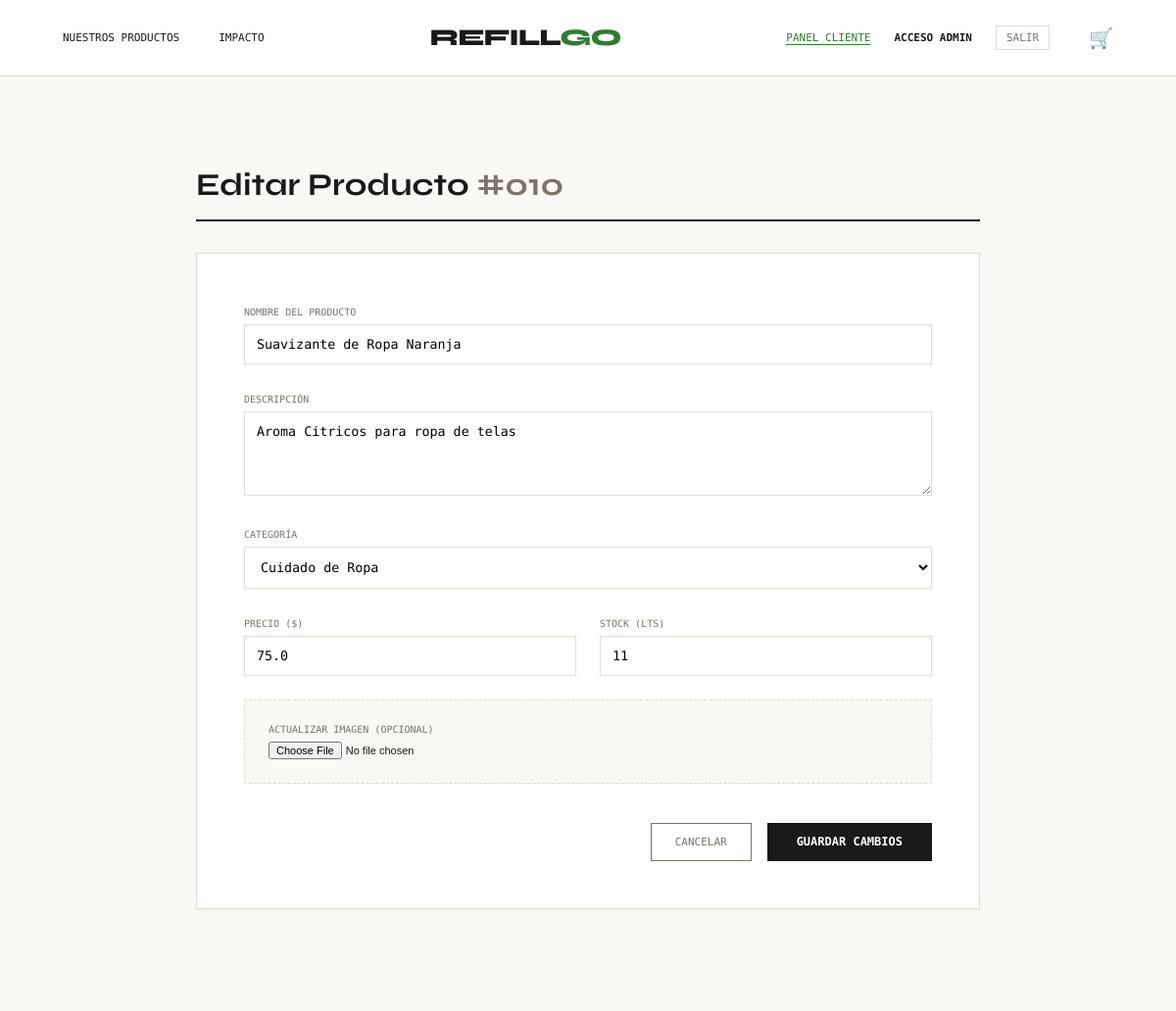
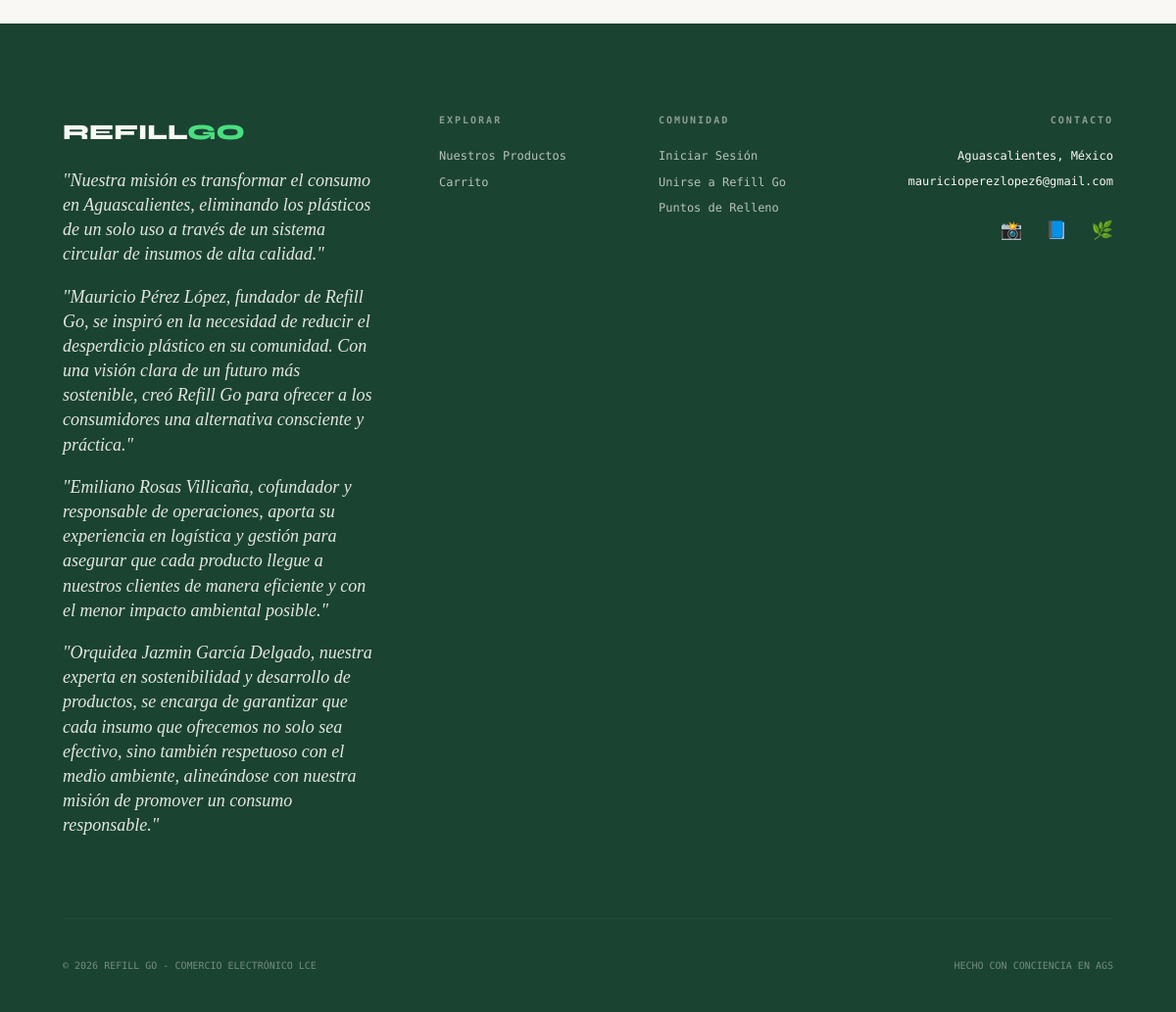
Page /editar/10 (signed in) on the committed database (2 pictures, top to bottom).
### tables this page shows
CREATE TABLE productos (
                    id INTEGER PRIMARY KEY AUTOINCREMENT,
                    nombre TEXT NOT NULL, descripcion TEXT NOT NULL,
                    precio REAL NOT NULL, stock INTEGER NOT NULL, 
                    imagen TEXT, categoria TEXT NOT NULL);

### tienda_refillgo/app.py (the view, shortened to what this page needs)
@app.route('/editar/<int:id>', methods=['GET', 'POST'])
def editar(id):
    if 'usuario_id' not in session:
        return redirect(url_for('login'))
    conn = get_db_connection()
    producto = conn.execute('SELECT * FROM productos WHERE id = ?', (id,)).fetchone()
    conn.close()
    return render_template('editar.html', p=producto)

### tienda_refillgo/app.py (called while the page is built)
def get_db_connection():
    basedir = os.path.abspath(os.path.dirname(__file__))
    db_path = os.path.join(basedir, 'tienda_v2.sqlite3')
    conn = sqlite3.connect(db_path)
    conn.row_factory = sqlite3.Row
    return conn

### tienda_refillgo/templates/editar.html (shortened to what this page needs)
{% extends "base.html" %}
{% block content %}
<div style="padding: 4rem 2rem; max-width: 800px; margin: 0 auto; font-family: 'DM Mono', monospace; min-height: 60vh;">
    <h2 class="syne" style="font-size: 32px; color: var(--ink); margin-bottom: 2rem; border-bottom: 2px solid var(--ink); padding-bottom: 1rem;">Editar Producto <span style="color: var(--warm-mid);">#0{{ p.id }}</span></h2>
    <div style="background: white; padding: 3rem; border: 1px solid var(--cream); box-shadow: 0 4px 6px rgba(0,0,0,0.02);">
        <form method="POST" enctype="multipart/form-data" style="display: flex; flex-direction: column; gap: 1.5rem;">
            <div>
                <label style="font-size: 10px; text-transform: uppercase; color: var(--warm-mid);">Nombre del Producto</label>
                <input type="text" name="nombre" value="{{ p.nombre }}" required style="width: 100%; box-sizing: border-box; padding: 12px; border: 1px solid var(--cream); font-family: 'DM Mono', monospace; margin-top: 5px;">
            </div>
            <div>
                <label style="font-size: 10px; text-transform: uppercase; color: var(--warm-mid);">Descripción</label>
                <textarea name="descripcion" rows="4" required style="width: 100%; box-sizing: border-box; padding: 12px; border: 1px solid var(--cream); font-family: 'DM Mono', monospace; margin-top: 5px; resize: vertical;">{{ p.descripcion }}</textarea>
            </div>
            <div>
                <label style="font-size: 10px; text-transform: uppercase; color: var(--warm-mid);">Categoría</label>
                <select name="categoria" required style="width: 100%; box-sizing: border-box; padding: 12px; border: 1px solid var(--cream); font-family: 'DM Mono', monospace; margin-top: 5px; background: white;">
                    <option value="ropa" {% if p.categoria == 'ropa' %}selected{% endif %}>Cuidado de Ropa</option>
                </select>
            </div>
            <div style="display: grid; grid-template-columns: 1fr 1fr; gap: 1.5rem;">
                <div>
                    <label style="font-size: 10px; text-transform: uppercase; color: var(--warm-mid);">Precio ($)</label>
                    <input type="number" name="precio" value="{{ p.precio }}" step="0.01" required style="width: 100%; box-sizing: border-box; padding: 12px; border: 1px solid var(--cream); font-family: 'DM Mono', monospace; margin-top: 5px;">
                </div>
                <div>
                    <label style="font-size: 10px; text-transform: uppercase; color: var(--warm-mid);">Stock (Lts)</label>
                    <input type="number" name="stock" value="{{ p.stock }}" required style="width: 100%; box-sizing: border-box; padding: 12px; border: 1px solid var(--cream); font-family: 'DM Mono', monospace; margin-top: 5px;">
                </div>
            </div>
            <div style="background: var(--paper); padding: 1.5rem; border: 1px dashed var(--cream); display: flex; align-items: center; gap: 1.5rem;">
                <div style="flex-grow: 1;">
                    <label style="font-size: 10px; text-transform: uppercase; color: var(--warm-mid); display: block; margin-bottom: 5px;">Actualizar Imagen (Opcional)</label>
                    <input type="file" name="imagen_archivo" accept="image/*" style="width: 100%; font-size: 11px;">
                </div>
            </div>
            <div style="display: flex; justify-content: flex-end; gap: 1rem; margin-top: 1rem;">
                <a href="{{ url_for('admin') }}" style="background: transparent; color: var(--warm-mid); border: 1px solid var(--warm-mid); padding: 12px 24px; text-decoration: none; text-transform: uppercase; font-size: 11px; transition: 0.3s;" onmouseover="this.style.color='var(--ink)'; this.style.borderColor='var(--ink)';" onmouseout="this.style.color='var(--warm-mid)'; this.style.borderColor='var(--warm-mid)';">Cancelar</a>
                <button type="submit" style="background: var(--ink); color: white; padding: 12px 30px; border: none; cursor: pointer; text-transform: uppercase; font-family: 'DM Mono', monospace; font-size: 12px; font-weight: bold; transition: 0.3s;" onmouseover="this.style.background='var(--accent)'" onmouseout="this.style.background='var(--ink)'">Guardar Cambios</button>
            </div>
        </form>
    </div>
</div>
{% endblock %}

### tienda_refillgo/templates/base.html (style rules this page uses)
:root { --ink: #1a1a1a; --paper: #f9f8f4; --accent: #2e7d32; --deep-green: #1b4332; --cream: #e0dcd3; --white: #ffffff; --warm-mid: #7a746a; }
body { margin: 0; background: var(--paper); color: var(--ink); font-family: 'DM Mono', monospace; min-height: 100vh; display: flex; flex-direction: column; }
.syne { font-family: 'Syne', sans-serif; }

### rows in the picture
productos: id "10", nombre "Suavizante de Ropa Naranja", descripcion "Aroma Citricos para ropa de telas", categoria "Cuidado de Ropa", precio "75.0", stock "11"
